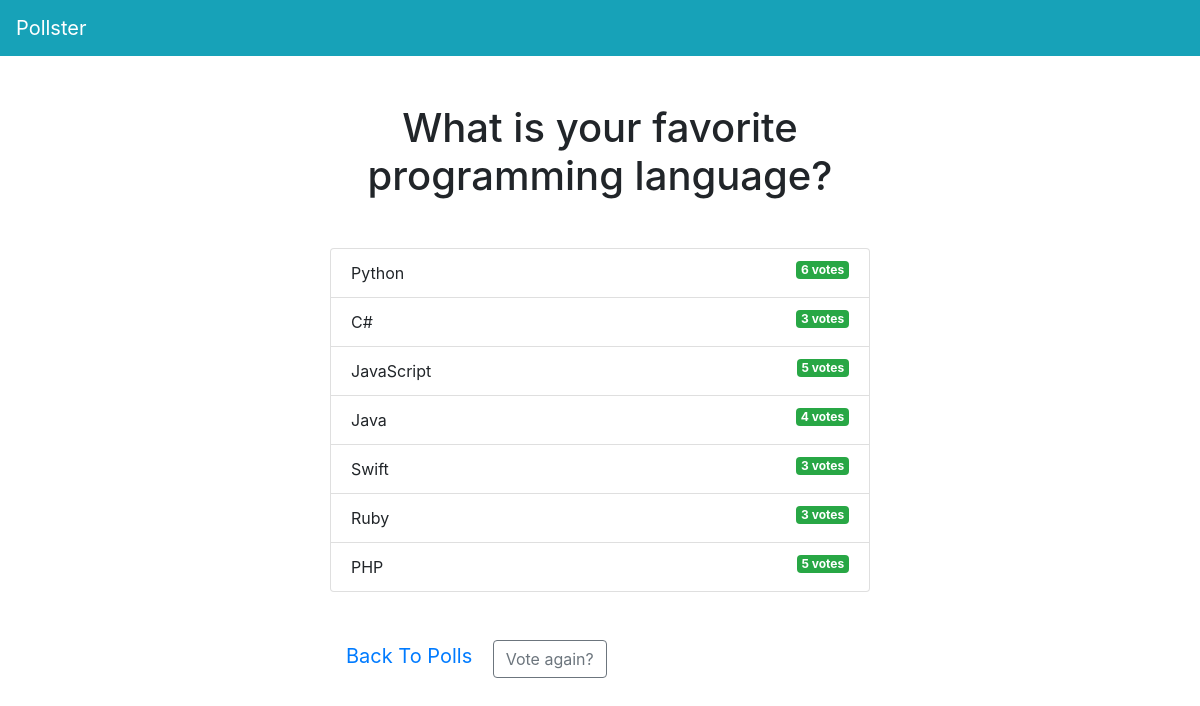
Screenshot of /polls/3/results/ with the database file from the repository.
### polls/models.py (models this page shows, shortened)
class Question(models.Model):
    question_text = models.CharField(max_length=255)
    pub_date = models.DateTimeField('date published')

class Choice(models.Model):
    question = models.ForeignKey(Question, on_delete=models.CASCADE)
    choice_text = models.CharField(max_length=255)
    votes = models.IntegerField(default=0)

### polls/views.py (the view)
# urls.py: path('<int:question_id>/results/', views.results, name='results'),
def results(request, question_id):
  question = get_object_or_404(Question, pk=question_id)
  return render(request, 'polls/results.html', { 'question': question })

### templates/polls/results.html
{% extends 'base.html' %} {% block content %}
<h1 class="mb-5 text-center">{{ question.question_text }}</h1>
<ul class="list-group mb-5">
  {% for choice in question.choice_set.all %}
  <li class="list-group-item">
    {{ choice.choice_text }}
    <span class="badge badge-success float-right"
      >{{ choice.votes }} vote{{ choice.votes | pluralize }}</span
    >
  </li>
  {% endfor %}
</ul>
<a class="btn-floating btn-lg btn-default" href="{% url 'polls:index' %}"
  >Back To Polls</a
>
<a
  class="btn btn-outline-secondary btn-rounded waves-effect"
  href="{% url 'polls:detail' question.id %}"
  >Vote again?</a
>
{% endblock %}

### rows the page displays
Question: question_text "What is your favorite programming language?"
Choice: choice_text "Python", votes "6", votes|pluralize "s"
Choice: choice_text "C#", votes "3", votes|pluralize "s"
Choice: choice_text "JavaScript", votes "5", votes|pluralize "s"
Choice: choice_text "Java", votes "4", votes|pluralize "s"
Choice: choice_text "Swift", votes "3", votes|pluralize "s"
Choice: choice_text "Ruby", votes "3", votes|pluralize "s"
Choice: choice_text "PHP", votes "5", votes|pluralize "s"
